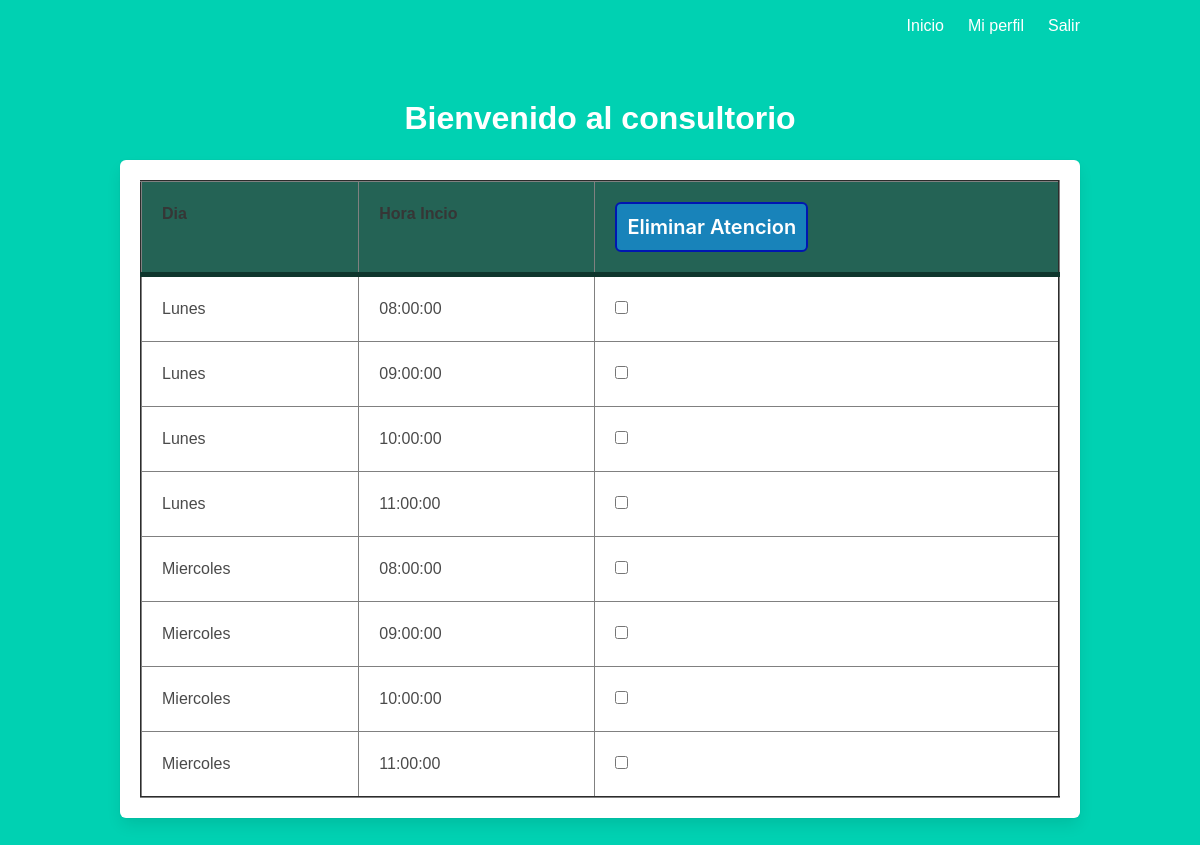
The page /profile/atencion (signed in) on the database its author committed.
### project/models.py (models this page shows)
class DiaAtencion(db.Model):
    __tablename__ = 'diaAtencion'
    id = db.Column(db.Integer, primary_key=True)
    descripcion = db.Column(db.String(10))
    turnos = db.relationship('Turnos', backref='diaAtencion', lazy=True)
    atencionProfesional = db.relationship('AtencionProfesional', backref='diaAtencion', lazy=True)

class Horario(db.Model):
    __tablename__ = 'horario'
    id = db.Column(db.Integer, primary_key=True)
    hora_inicio = db.Column(db.Time())
    hora_final = db.Column(db.Time())
    turnos = db.relationship('Turnos', backref='horario', lazy=True)
    atencionProfesional = db.relationship('AtencionProfesional', backref='horario', lazy=True)

### project/main.py (the view)
@main.route('/profile/atencion')
@login_required
def profile_atencion():
    user = current_user.id
    ate = AtencionProfesional.query.filter_by(id_Profesional=user).order_by(AtencionProfesional.id_Dia, AtencionProfesional.id_Horario).all()
    o = []
    for i in ate:
        h = Horario.query.filter_by(id=i.id_Horario).first()
        d = DiaAtencion.query.filter_by(id=i.id_Dia).first()
        o.append([i.id, d.descripcion, h.hora_inicio])
    return render_template('profile.html', ate=ate, o=o)

### project/templates/profile.html (shortened to what this page needs)
{% extends "base.html" %} {% block content %}
<h1 class="title">
    Bienvenido al consultorio
</h1>
 {% if ate%}
<link rel="stylesheet" href="{{url_for ('static', filename = 'css/tabla.css' )}}">
<form action="/profile/atencion" method="POST">
    <div class="box">
        <div class="list-group">
            <table border="2">
                <thead>
                    <tr>
                        <th>Dia </th>
                        <th>Hora Incio </th>
                        <th><button class="button">Eliminar Atencion</button></th>
                    </tr>
                </thead>
                <tr>
                    {% for a in o%}
                    <td>{{a[1]}} </td>
                    <td> {{a[2]}} </td>
                    <td><input type="checkbox" name="ch" value="{{a[0]}}" /></td>
                    {% endfor %}
            </table>
        </div>
    </div>
    {% endif %}  {% endblock %}

### project/static/css/tabla.css (style rules this page uses)
body { background-color: #632432; font-family: Arial; }
table { background-color: white; text-align: left; border-collapse: collapse; width: 100%; }
.button { text-decoration: none; padding: 10px; font-weight: 600; font-size: 20px; color: #ffffff; background-color: #1883ba; border-radius: 6px; border: 2px solid #0016b0; }
th, td { padding: 20px; }
thead { background-color: #246355; border-bottom: solid 5px #0F362D; color: white; }

### rows shown on the page
DiaAtencion: descripcion "Lunes", hora_inicio "08:00:00", hora_inicio "09:00:00", hora_inicio "10:00:00", hora_inicio "11:00:00"
DiaAtencion: descripcion "Miercoles", hora_inicio "08:00:00", hora_inicio "09:00:00", hora_inicio "10:00:00", hora_inicio "11:00:00"
